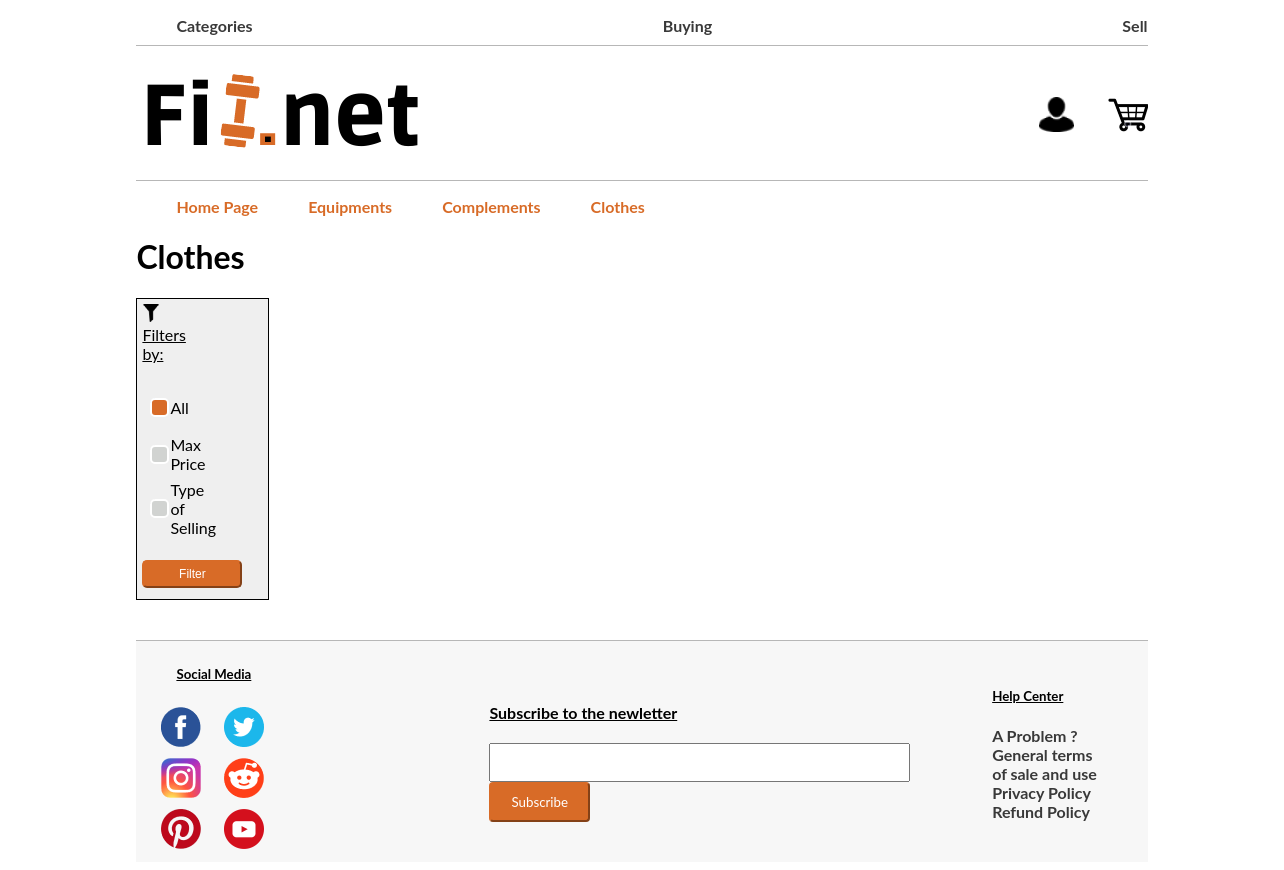
The page /PHP/clothes.php on the database as committed earlier.
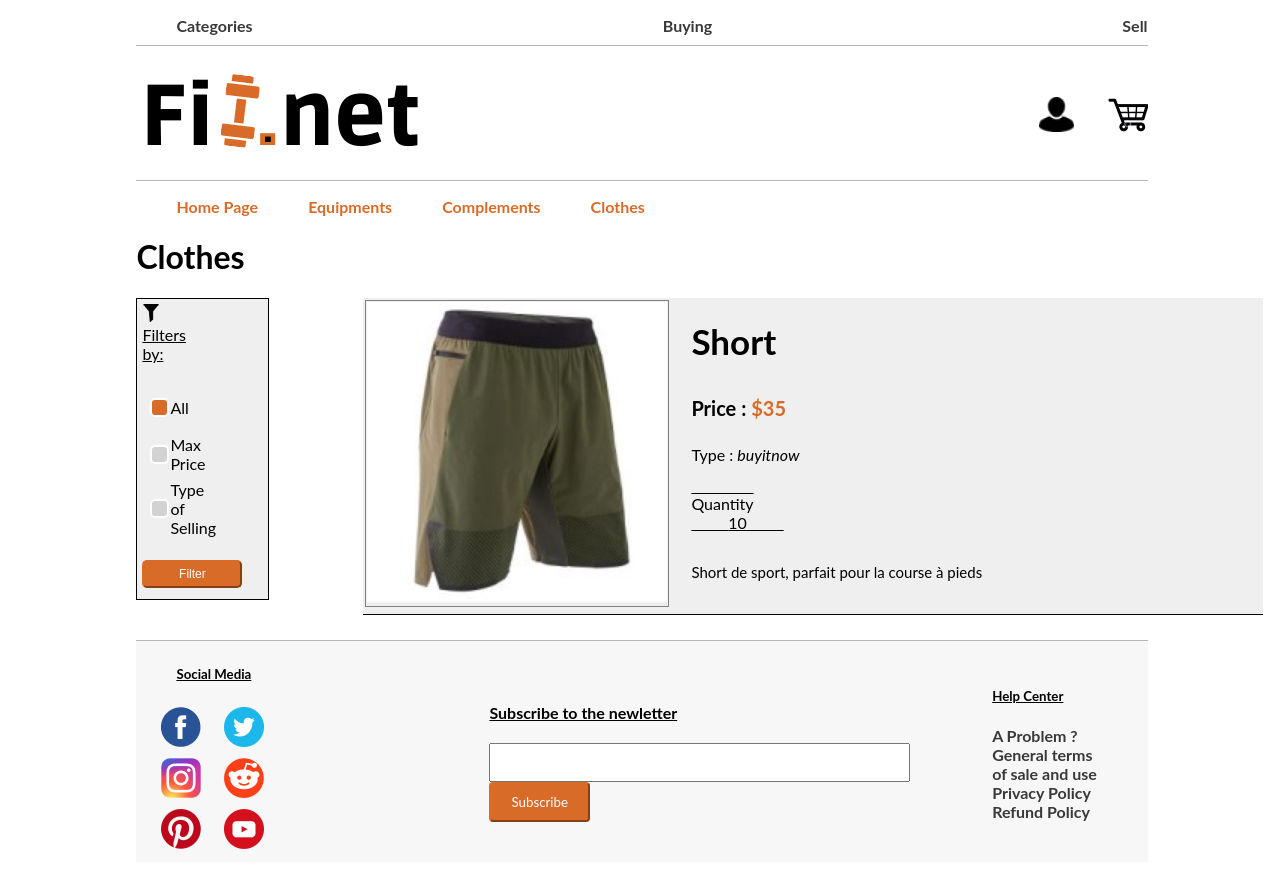
The same page on the database as committed later.
### tables this page shows
CREATE TABLE IF NOT EXISTS `items` (
  `id` int(11) NOT NULL AUTO_INCREMENT,
  `name` text NOT NULL,
  `description` text NOT NULL,
  `price` int(11) NOT NULL,
  `category` text NOT NULL,
  `photo1` text NOT NULL,
  `photo2` text NOT NULL,
  `photo3` text NOT NULL,
  `video` text NOT NULL,
  `quantity` int(11) NOT NULL,
  `type_of_selling` text NOT NULL,
  `id_seller` int(11) NOT NULL,
  PRIMARY KEY (`id`)
);

### PHP/clothes.php (the view, shortened to what the changed rows need)
<!DOCTYPE html>
<html lang="en">
<head>
    <link rel="stylesheet" type="text/css" href="../CSS/categorie.css">
</head>
    <body>
        <?php include 'header.php'?>
        <?php
            $mysqli = new mysqli('127.0.0.1','root', '', 'fitnet', NULL) or die("Connect failed");
            $allauctions = array();
            $result2 = $mysqli->query("SELECT * FROM `auction`");
            if($result2->num_rows > 0){
                while($row = $result2->fetch_assoc()) {
                    $auction=array($row["id_auction"],$row["id_seller"],$row["id_buyer"],$row["id_item"],$row["price"],$row["status"],$row["date"],$row["secondbestprice"]);
                    $allauctions[]=$auction;
                }
            }
            $nbAuctions = count($allauctions);
            for($i=0;$i<$nbAuctions;$i++){
                $currentId = $allauctions[$i][0];
                $actualDate = date("Y-m-d");
                $actualDate = date_create($actualDate);
                $dateauction = date_create($allauctions[$i][6]);
                $diff = date_diff($actualDate, $dateauction);
                if($diff->format('%R%a days')<0){
                $mysqli->query("UPDATE `auction` SET `status`='finished' WHERE `id_auction`='$currentId' ");
                $secondbestprice = $allauctions[$i][7];
                $finalprice = $secondbestprice+1;
                $id_buyer =  $allauctions[$i][2];
                $id_seller =  $allauctions[$i][1];
                $id_item =  $allauctions[$i][3];
                $mysqli->query("UPDATE items SET price='$finalprice' WHERE `id`='$id_item' ");
                $mysqli->query("INSERT INTO `buyitnow`(`id_buyitnow`, `id_seller`, `id_buyer`, `price`, `status`,`id_item`,`quantity`) VALUES(NULL,'$id_seller','$id_buyer','$finalprice','shoppingcart','$id_item','1')");
                }
            }
            $allProducts = array();
            $result = $mysqli->query("SELECT * FROM `items` WHERE `category`='clothe'");
            if($result->num_rows > 0){
                while($row = $result->fetch_assoc()) {
                    if($row["type_of_selling"] == "auction"){
                        $iditemauction = $row["id"];
                        $checkstatus = $mysqli->query("SELECT `status` FROM `auction` WHERE `id_item`='$iditemauction' ");
                        if($checkstatus->num_rows > 0){
                            while($row2 = $checkstatus->fetch_assoc()){
                                if($row2["status"] == "inprogress"){
                                    $product=array($row["id"],$row["name"],$row["photo1"],$row["price"],$row["description"],$row["quantity"],$row["type_of_selling"]);
                                    $allProducts[]=$product;
                                }
                            }
                        }
                    }else{
                        $product=array($row["id"],$row["name"],$row["photo1"],$row["price"],$row["description"],$row["quantity"],$row["type_of_selling"]);
                        $allProducts[]=$product;
                    }
                }
            }
            $nbProducts = count($allProducts);
        ?>
       <h1>Clothes</h1>
       <div class="filter_item_categories_bloc">
           <div class="item_table_block">
                <?php
                if($nbProducts > 0){
                    for ($row = 0; $row < $nbProducts ; $row++) {
                        if($allProducts[$row][5]>0){
                        $photo = "../itemImages/".$allProducts[$row][2];
                        $linkproduct = "productPage.php?idproduct=".$allProducts[$row][0];
                        echo "<table class='table_of_items' border=1>";
                        echo "<tr>";
                        echo "<td rowspan=5 id='picture_item'><a class='link_for_article' href='$linkproduct'><img src=$photo width=300 height=300></a></td>";
                        echo "<td class='raw_table_items_list'  id='title_item'>".$allProducts[$row][1]."</td></tr>";
                        echo "<tr><td class='raw_table_items_list' id='prix_item'><b>Price : </b><span id='nuber_price_item'>$".$allProducts[$row][3]."</span></td></tr>";
                        echo "<tr><td class='raw_table_items_list' id='type_item'>Type : <em>".$allProducts[$row][6]."</em></td></tr>";
                        echo "<tr><td class='raw_table_items_list'  id='quantity_item'><span style='text-decoration:overline;'>Quantity</span>  <br><span style='text-decoration:underline;'>&nbsp;&nbsp;&nbsp;&nbsp;&nbsp;&nbsp;&nbsp&nbsp&nbsp".$allProducts[$row][5]."&nbsp;&nbsp;&nbsp;&nbsp;&nbsp;&nbsp;&nbsp&nbsp&nbsp</span></td></tr>";
                        echo "<tr><td class='raw_table_items_list' id='description_item'>".$allProducts[$row][4]."</td></tr>";
                        echo "</table>";
                        }
                    }
                }
                ?>
           </div>
        </div>
        <?php include 'footer.php'?>
    </body>
</html>

Rows that differ between the two databases and show on the page:
now on this page (row edited): items: photo1 (picture), name "Short", price "35", type_of_selling "buyitnow", quantity "10", description "Short de sport, parfait pour la course à pieds"
